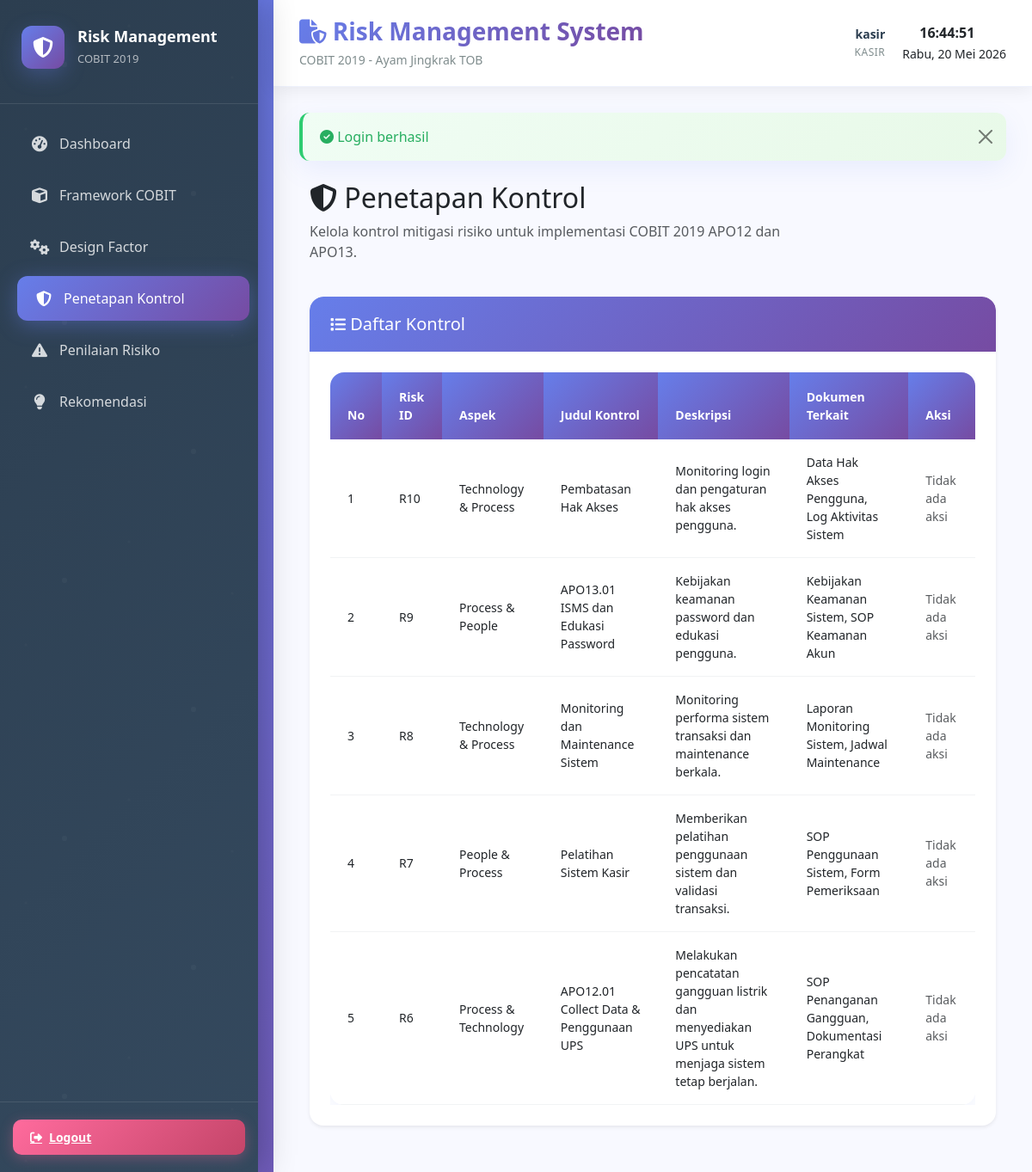
The page /index.php?page=kontrol (signed in) on the database its author committed.
### tables this page shows
CREATE TABLE IF NOT EXISTS `kontrol` (
    `id` INT PRIMARY KEY AUTO_INCREMENT,
    `risk_id` VARCHAR(10) NOT NULL,
    `aspek` VARCHAR(100) NOT NULL,
    `judul_kontrol` VARCHAR(255) NOT NULL,
    `deskripsi` TEXT NOT NULL,
    `dokumen_terkait` TEXT NOT NULL,
    `created_at` TIMESTAMP DEFAULT CURRENT_TIMESTAMP,
    `updated_at` TIMESTAMP DEFAULT CURRENT_TIMESTAMP ON UPDATE CURRENT_TIMESTAMP
);

### app/controllers/KontrolController.php (called while the page is built, shortened)
<?php
class KontrolController extends Controller {
    private $kontrolModel;
    public function __construct() {
        require_once __DIR__ . '/../models/Kontrol.php';
        $this->kontrolModel = new Kontrol();
    }
    public function index() {
        $kontrolList = $this->kontrolModel->getAll();
        $flash = $this->getFlash();
        $data = [
            'kontrolList' => $kontrolList,
            'flash' => $flash
        ];
        $this->view('kontrol/index', $data);
    }
}
?>

### index.php (called while the page is built, shortened)
<?php
require_once 'config/database.php';
require_once 'app/models/Database.php';
require_once 'app/models/Model.php';
require_once 'app/controllers/KontrolController.php';
App::route();

### app/models/Database.php (called while the page is built, shortened)
<?php
class Database {
    private $conn;
    public function __construct() {
        $this->conn = new mysqli(DB_HOST, DB_USER, DB_PASS, DB_NAME, DB_PORT);
        $this->conn->set_charset("utf8mb4");
    }
    public function query($sql) {
        return $this->conn->query($sql);
    }
    public function fetchAll($sql) {
        $result = $this->query($sql);
        $data = [];
        while ($row = $result->fetch_assoc()) {
            $data[] = $row;
        }
        return $data;
    }
}
?>

### app/models/Kontrol.php (called while the page is built, shortened)
<?php
class Kontrol extends Model {
    protected $table = 'kontrol';
    public function getAll() {
        $sql = "SELECT * FROM " . $this->table . " ORDER BY id DESC";
        return $this->fetchAll($sql);
    }
}
?>

### app/models/Model.php (called while the page is built, shortened)
<?php
abstract class Model {
    protected $db;
    public function __construct() {
        $this->db = new Database();
    }
    public function fetchAll($sql) {
        return $this->db->fetchAll($sql);
    }
}
?>

### app/views/kontrol/index.php (the view, shortened to what this page needs)
<div class="container-fluid">
    <div class="row mb-4">
        <div class="col-md-9">
            <h2><i class="fas fa-shield-alt"></i> Penetapan Kontrol</h2>
            <p class="text-muted">Kelola kontrol mitigasi risiko untuk implementasi COBIT 2019 APO12 dan APO13.</p>
        </div>
        <div class="col-md-3 text-end">
        </div>
    </div>
    <div class="row">
        <div class="col-md-12">
            <div class="card border-0 shadow-sm">
                <div class="card-header bg-white">
                    <h5 class="mb-0"><i class="fas fa-list"></i> Daftar Kontrol</h5>
                </div>
                <div class="card-body">
                    <?php if (!empty($kontrolList)): ?>
                        <div class="table-responsive">
                            <table class="table table-hover mb-0 align-middle">
                                <thead>
                                    <tr>
                                        <th>No</th>
                                        <th>Risk ID</th>
                                        <th>Aspek</th>
                                        <th>Judul Kontrol</th>
                                        <th>Deskripsi</th>
                                        <th>Dokumen Terkait</th>
                                        <th>Aksi</th>
                                    </tr>
                                </thead>
                                <tbody>
                                    <?php $no = 1; ?>
                                    <?php foreach ($kontrolList as $kontrol): ?>
                                        <tr>
                                            <td><?php echo $no++; ?></td>
                                            <td><?php echo htmlspecialchars($kontrol['risk_id']); ?></td>
                                            <td><?php echo htmlspecialchars($kontrol['aspek']); ?></td>
                                            <td><?php echo htmlspecialchars($kontrol['judul_kontrol']); ?></td>
                                            <td><?php echo nl2br(htmlspecialchars($kontrol['deskripsi'])); ?></td>
                                            <td><?php echo nl2br(htmlspecialchars($kontrol['dokumen_terkait'])); ?></td>
                                            <td>
                                                <?php if ($_SESSION['user']['role'] === 'admin'): ?>
                                                    <a href="index.php?page=kontrol&action=edit&id=<?php echo $kontrol['id']; ?>" class="btn btn-sm btn-warning mb-1">
                                                        <i class="fas fa-edit"></i>
                                                    </a>
                                                    <a href="index.php?page=kontrol&action=delete&id=<?php echo $kontrol['id']; ?>" class="btn btn-sm btn-danger mb-1" onclick="return confirm('Yakin ingin menghapus kontrol ini?');">
                                                        <i class="fas fa-trash"></i>
                                                    </a>
                                                <?php else: ?>
                                                    <span class="text-muted">Tidak ada aksi</span>
                                                <?php endif; ?>
                                            </td>
                                        </tr>
                                    <?php endforeach; ?>
                                </tbody>
                            </table>
                        </div>
                    <?php endif; ?>
                </div>
            </div>
        </div>
    </div>
</div>

### app/views/layout.php (style rules this page uses)
:root { --primary-color: #667eea; --secondary-color: #764ba2; --accent-color: #f093fb; --danger-color: #ff6b9d; --warning-color: #feca57; --success-color: #48dbfb; --info-color: #0abde3; --dark-color: #2c3e50; --light-bg: #f8f9ff; --card-shadow: 0 10px 30px rgba(102, 126, 234, 0.1); --border-radius: 16px; }
* { margin: 0; padding: 0; box-sizing: border-box; }
html, body { height: 100%; font-family: 'Segoe UI', Tahoma, Geneva, Verdana, sans-serif; background: linear-gradient(135deg, #667eea 0%, #764ba2 100%); min-height: 100vh; }
body { display: flex; flex-direction: column; }
.card { background: white; box-shadow: var(--card-shadow); border: none; border-radius: var(--border-radius); margin-bottom: 24px; transition: all 0.3s ease; overflow: hidden; }
.card-header { background: linear-gradient(135deg, #667eea 0%, #764ba2 100%); color: white; border: none; font-weight: 600; padding: 20px 24px; border-radius: var(--border-radius) var(--border-radius) 0 0 !important; display: flex; align-items: center; gap: 10px; }
.card-header i { font-size: 18px; }
.card-body { padding: 24px; }
.table { background: white; border-radius: var(--border-radius); overflow: hidden; box-shadow: var(--card-shadow); }
.table thead th { background: linear-gradient(135deg, #667eea 0%, #764ba2 100%); color: white; border: none; font-weight: 600; padding: 18px 20px; font-size: 14px; }
.table td { padding: 16px 20px; vertical-align: middle; border-bottom: 1px solid #f1f3f4; font-size: 14px; }
.table tbody tr { transition: all 0.3s ease; }

### rows shown on the page
kontrol: risk "R10", aspek "Technology & Process", judul_kontrol "Pembatasan Hak Akses", deskripsi "Monitoring login dan pengaturan hak akses pengguna.", dokumen_terkait "Data Hak Akses Pengguna, Log Aktivitas Sistem"
kontrol: risk "R9", aspek "Process & People", judul_kontrol "APO13.01 ISMS dan Edukasi Password", deskripsi "Kebijakan keamanan password dan edukasi pengguna.", dokumen_terkait "Kebijakan Keamanan Sistem, SOP Keamanan Akun"
kontrol: risk "R8", aspek "Technology & Process", judul_kontrol "Monitoring dan Maintenance Sistem", deskripsi "Monitoring performa sistem transaksi dan maintenance berkala.", dokumen_terkait "Laporan Monitoring Sistem, Jadwal Maintenance"
kontrol: risk "R7", aspek "People & Process", judul_kontrol "Pelatihan Sistem Kasir", deskripsi "Memberikan pelatihan penggunaan sistem dan validasi transaksi.", dokumen_terkait "SOP Penggunaan Sistem, Form Pemeriksaan"
kontrol: risk "R6", aspek "Process & Technology", judul_kontrol "APO12.01 Collect Data & Penggunaan UPS", deskripsi "Melakukan pencatatan gangguan listrik dan menyediakan UPS untuk menjaga sistem tetap berjalan.", dokumen_terkait "SOP Penanganan Gangguan, Dokumentasi Perangkat"

### other values the page prints
$_SESSION['user']['username'] "kasir"
$_SESSION['user']['role'] "KASIR"
$flash['message'] "Login berhasil"
